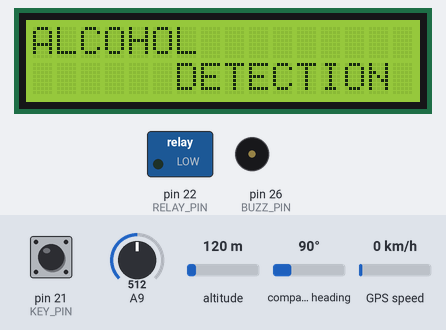
Simulated run of this sketch. Board: Arduino Mega 2560, built with avr-gcc and run on an emulated ATmega2560. Parts: 16×2 character LCD, switched loads named in the sketch (green lamp = pin HIGH), buzzer (waves = sounding, pin HIGH). Inputs (shaded band) come from the test bench; at power-on: A9 = 512, altitude 120 m, pin 21 (KEY_PIN) HIGH, compass heading 90°, GPS speed 0 km/h. The GPS gets a fix after 3 s at 37.7749, -122.4194 with 8 satellites; what the sketch prints to the serial monitor is not drawn.

Above: at 0.6 s.
At 3.8 s:
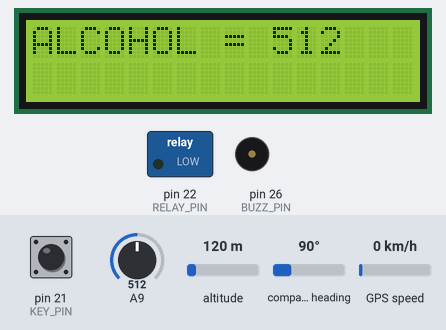
3.9 s: A9 set to 1010
At 4.4 s:
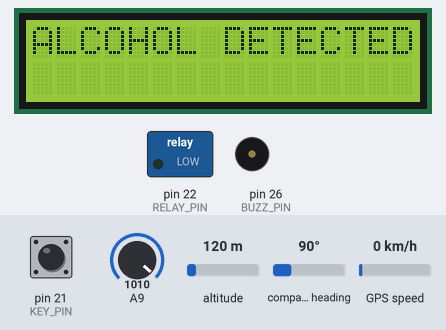
5.4 s: A9 set to 992
9.4 s: altitude set to 20 m
13.4 s: pin 21 (KEY_PIN) pulled LOW for 3.2 s
At 13.9 s:
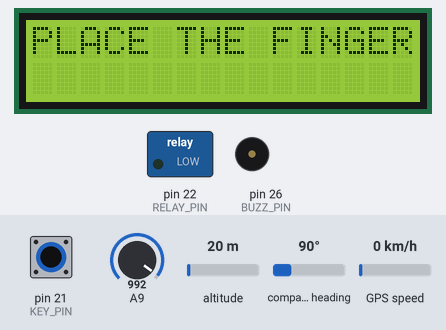
20.6 s: compass heading set to 11°
24.6 s: compass heading set to 8°
Timing chart, 0 to 27.6 s (numbered marks = the images above; inputs shaded):
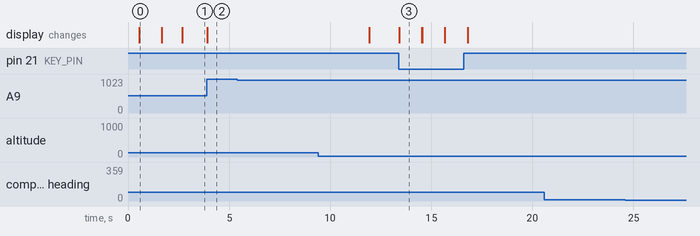

Measured:
- after the input at 3.9 s, the display: changes at once (image 2)
- after the input at 5.4 s, every drawn part: stays the same
- after the input at 13.4 s, the display: changes at once (image 3)
- after the input at 20.6 s, every drawn part: stays the same
- after the input at 24.6 s, every drawn part: stays the same
- what the display in image 0 shows lasts 1.1 s, from 0.6 s to 1.7 s

The sketch:

alcohol_detection_vishal_final.ino
```cpp
#include <Adafruit_Fingerprint.h>
#include <TinyGPSPlus.h>
#include<LiquidCrystal.h>

#define KEY_PIN 21
#define sensor_pin 25
#define RELAY_PIN 22
#define BUZZ_PIN 26

Adafruit_Fingerprint finger = Adafruit_Fingerprint(&Serial2);
TinyGPSPlus gps;
LiquidCrystal lcd ( 23, 19, 18, 5, 4, 15);  //rs,en,d4,d5,d6,d7


int sensor_value;
int keyy1, a = 0,b=0,c=0;
int Relay = 26;
int p, t, d_c, bpm, ID, ID2, sms_f;


bool on_f = false, alertFlag , keyyflag = 0;

void setup()
{

  //--------------------------------------------------bike key(keyy1)----------------------------------------------
  pinMode(KEY_PIN, INPUT_PULLUP);
  //---------------------------------------------------mq3(alcohol sensor )-------------------------------
  //Serial.println("MQ3 warming up!");

  delay(500);
  Serial.begin(9600);


  //-------------------------------------------------dc motor (relay)-------------------------------------
  pinMode(RELAY_PIN, OUTPUT);
  pinMode( BUZZ_PIN , OUTPUT);
  digitalWrite(BUZZ_PIN, LOW);

  //-----------------------------------------------------------lcd print-------------------------------------------
  lcd.begin(16, 2);
  lcd.clear();
  lcd.setCursor(0, 0);
  lcd.print("ALCOHOL");
  lcd.setCursor(5, 1);
  lcd.print(" DETECTION");


  //-----------------------------------------------finger print---------------------------------------------


  while (!Serial);  // For Yun/Leo/Micro/Zero/...
  delay(100);
  Serial.println("\n\nAdafruit finger detect test");
  finger.begin(57600);
  delay(5);
  if (finger.verifyPassword()) {
    lcd.clear();
      lcd.setCursor(0, 0);
      lcd.print("FPS FOUND");
      delay(1000);

    //Serial.println("Found fingerprint sensor!");
  } else {
    lcd.clear();
      lcd.setCursor(0, 0);
      lcd.print("FPS NOT FOUND");
      delay(1000);
    //Serial.println("Did not find fingerprint sensor :(");
    while (1) {
      delay(1);
    }
  }

  //Serial.println(F("Reading sensor parameters"));
  finger.getParameters();
  //Serial.print(F("Status: 0x"));
  //Serial.println(finger.status_reg, HEX);
  //Serial.print(F("Sys ID: 0x"));
  //Serial.println(finger.system_id, HEX);
  //Serial.print(F("Capacity: "));
  //Serial.println(finger.capacity);
  finger.capacity;
 //Serial.print(F("Security level: "));
 //Serial.println(finger.security_level);
 finger.security_level;
 // Serial.print(F("Device address: "));
  //Serial.println(finger.device_addr, HEX);
  //Serial.print(F("Packet len: "));
  //Serial.println(finger.packet_len);
  finger.packet_len;
 // Serial.print(F("Baud rate: "));
  //Serial.println(finger.baud_rate);
  finger.baud_rate;

  finger.getTemplateCount();

  if (finger.templateCount == 0) {
    //Serial.print("Sensor doesn't contain any fingerprint data. Please run the 'enroll' example.");
  }
  else {
   // Serial.println("Waiting for valid finger...");
   // Serial.print("Sensor contains ");
    //Serial.print(finger.templateCount);
    finger.templateCount;
   // Serial.println(" templates");
  }


}
void loop()
{

  //--------------------------------------------keyy(1)-------------------------------------------
  keyy1 = digitalRead(KEY_PIN);
 // Serial.println(keyy1);

  //-------------------------------------------------ALCOHOL SENSOR--------------------------------------
  sensor_value = analogRead(sensor_pin);
  //Serial.print("Analog output: ");
  //Serial.println(sensor_value);


  if (!digitalRead(KEY_PIN))
  {
    if (keyyflag == 0) {
      lcd.clear();
      lcd.setCursor(0, 0);
      lcd.print("PLACE THE FINGER");
      delay(1000);
      // keyyflag=1;
    }
    ID = getFingerprintID();
    ID2 = getFingerprintIDez();
  // Serial.print("ID=");
    //Serial.println(ID);

   // Serial.print("ID2=");
  // Serial.println(ID2);
    if (ID2 == 1) {
      a = 1;
    }
    if (ID2 == 2) {
      b = 1;
    }
    if ( on_f == true )
    {
     // Serial.println("ID1 MATCHED");
      if((a == 1)||(a==2)||(a==3)||(a==4))      //|| (ID == 2) || (ID == 3))
      {
      //Serial.println("ID2 MATCHED");
      if (sensor_value > 1500)
      {
        // alertFlag = true;
        // on_f == true ;
        digitalWrite(RELAY_PIN, LOW);
        //Serial.println("Relay off...");
        digitalWrite(BUZZ_PIN, HIGH);
        //Serial.println("Buzzer on......");
        // on_f = false;
      }
      else
      {

        //  on_f = false;
        digitalWrite(RELAY_PIN, HIGH);
        digitalWrite(BUZZ_PIN, LOW);

        // on_f = false;
      }
      keyyflag = 1;

      }

     /* else if(b == 1)
    {

      Serial.println("FINGERPRINT DOES NOT MATCHED");
      // on_f == false;
      lcd.clear();
      lcd.setCursor(0, 0);
      lcd.print(" FINGERPRINT DOES");
      lcd.setCursor(3, 1);
      lcd.print(" NOT  MATCH ");
      delay(1000);
         digitalWrite(RELAY_PIN, LOW);
        digitalWrite(BUZZ_PIN, LOW);
      send_SMS("FINGER PRINT DOES NOT MATCH", "7092100846");
    b =0;
   // c=0;
    }*/
}


  }
  else if  (digitalRead(KEY_PIN) == 1)
  {
    on_f = false;
    keyyflag = 0;
    a = 0;
    b=0;
    digitalWrite(RELAY_PIN, LOW);
    digitalWrite(BUZZ_PIN, LOW);
  }

 //-----------------------------------gps--------------------------------------------------------
    if (Serial.available() > 0)
    if (gps.encode(Serial.read()))
      //displayInfo();
    if (millis() > 5000 && gps.charsProcessed() < 10)
    {
    //Serial.println(F("No GPS detected: check wiring."));
    while (true);
    }


  //-------------------------------------------Display----------------------------------------------------------
  lcd.clear();
  lcd.setCursor(0, 0);
  lcd.print("ALCOHOL = ");
  lcd.print(sensor_value);
  if (sensor_value > 1000 && alertFlag == false)
  {
    lcd.setCursor(0, 0);
    lcd.print("ALCOHOL DETECTED");
    // digitalWrite(BUZZ_PIN, HIGH);
    //digitalWrite(RELAY_PIN, LOW);
    send_SMS("7092100846","Alcohol Detected");
    send_SMS("8925747143","Alcohol Detected");

    alertFlag = true;

  }
  if (sensor_value < 1500) {

    digitalWrite(BUZZ_PIN, LOW);
    alertFlag = false;

  }

}
//---------------------------------------------------------------SMS----------------------------------------------

void send_SMS(String number, String nam)
{

  Serial.println("AT+CMGF=1");
  delay(1000);
  Serial.println("AT+CMGS=\"+91" + number + "\"");
  delay(1000);
  Serial.println(nam);
  //Serial.println("sms sent");
  delay(1000);
  //Serial.write((char)26);
  Serial.print("http://maps.google.com/maps?q=+");
  Serial.print(gps.location.lat(), 6);
  Serial.print("+");
  Serial.println(gps.location.lng(), 6);
  Serial.write((char)26);
  delay(1000);
}
//------------------------------------------------------GPS---------------------------------------------------
/*void displayInfo()
{
  Serial.print(F("Location: "));
  if (gps.location.isValid()) {
    Serial.print("Lat: ");
    Serial.print(gps.location.lat(), 6);
    Serial.print(F(","));
    Serial.print("Lng: ");
    Serial.print(gps.location.lng(), 6);
    Serial.println();
  }
  else
  {
    Serial.println(F("INVALID"));
  }
  delay(500);
}
*/


int getFingerprintID() {
  uint8_t p = finger.getImage();
  switch (p) {
    case FINGERPRINT_OK:
     // Serial.println("Image taken");
      break;
    case FINGERPRINT_NOFINGER:
     // Serial.println("No finger detected");
      return p;
    case FINGERPRINT_PACKETRECIEVEERR:
      //Serial.println("Communication error");
      return p;
    case FINGERPRINT_IMAGEFAIL:
     // Serial.println("Imaging error");
      return p;
    default:
      //Serial.println("Unknown error");
      return p;
  }

  // OK success!

  p = finger.image2Tz();
  switch (p) {
    case FINGERPRINT_OK:
      //Serial.println("Image converted");
      break;
    case FINGERPRINT_IMAGEMESS:
      //Serial.println("Image too messy");
      return p;
    case FINGERPRINT_PACKETRECIEVEERR:
      //Serial.println("Communication error");
      return p;
    case FINGERPRINT_FEATUREFAIL:
      //Serial.println("Could not find fingerprint features");
      return p;
    case FINGERPRINT_INVALIDIMAGE:
      //Serial.println("Could not find fingerprint features");
      return p;
    default:
      //Serial.println("Unknown error");
      return p;
  }

  // OK converted!
  p = finger.fingerSearch();
  if (p == FINGERPRINT_OK) {
    //Serial.println("Found a print match!");
  } else if (p == FINGERPRINT_PACKETRECIEVEERR) {
    //Serial.println("Communication error");
    return p;
  } else if (p == FINGERPRINT_NOTFOUND) {
   // Serial.println("Did not find a match");
    lcd.clear();
      lcd.setCursor(0, 0);
      lcd.print("FPS NOT MATCH");
      delay(1000);
      send_SMS("7092100846","FINGER PRINT DOES NOT MATCH");
      send_SMS("8925747143","FINGER PRINT DOES NOT MATCH");
   // on_f = false;
    return p;

  } else {
    //Serial.println("Unknown error");
    return p;
  }

  // found a match!
  //Serial.print("Found ID #");
  //Serial.print(finger.fingerID);
  finger.fingerID;
  //Serial.print(" with confidence of ");
  //Serial.println(finger.confidence);
  finger.confidence;
  on_f = true;
  return finger.fingerID;
}

// returns -1 if failed, otherwise returns ID #
int getFingerprintIDez() {
  uint8_t p = finger.getImage();
  if (p != FINGERPRINT_OK)  return -1;

  p = finger.image2Tz();
  if (p != FINGERPRINT_OK)  return -1;

  p = finger.fingerFastSearch();
  if (p != FINGERPRINT_OK) {
    //on_f = false;
    return -1;}

  // found a match!
 // Serial.print("Found ID #");
 //Serial.print(finger.fingerID);
 finger.fingerID;
  //Serial.print(" with confidence of ");
  //Serial.println(finger.confidence);
  finger.confidence;
  return finger.fingerID;
}
```
